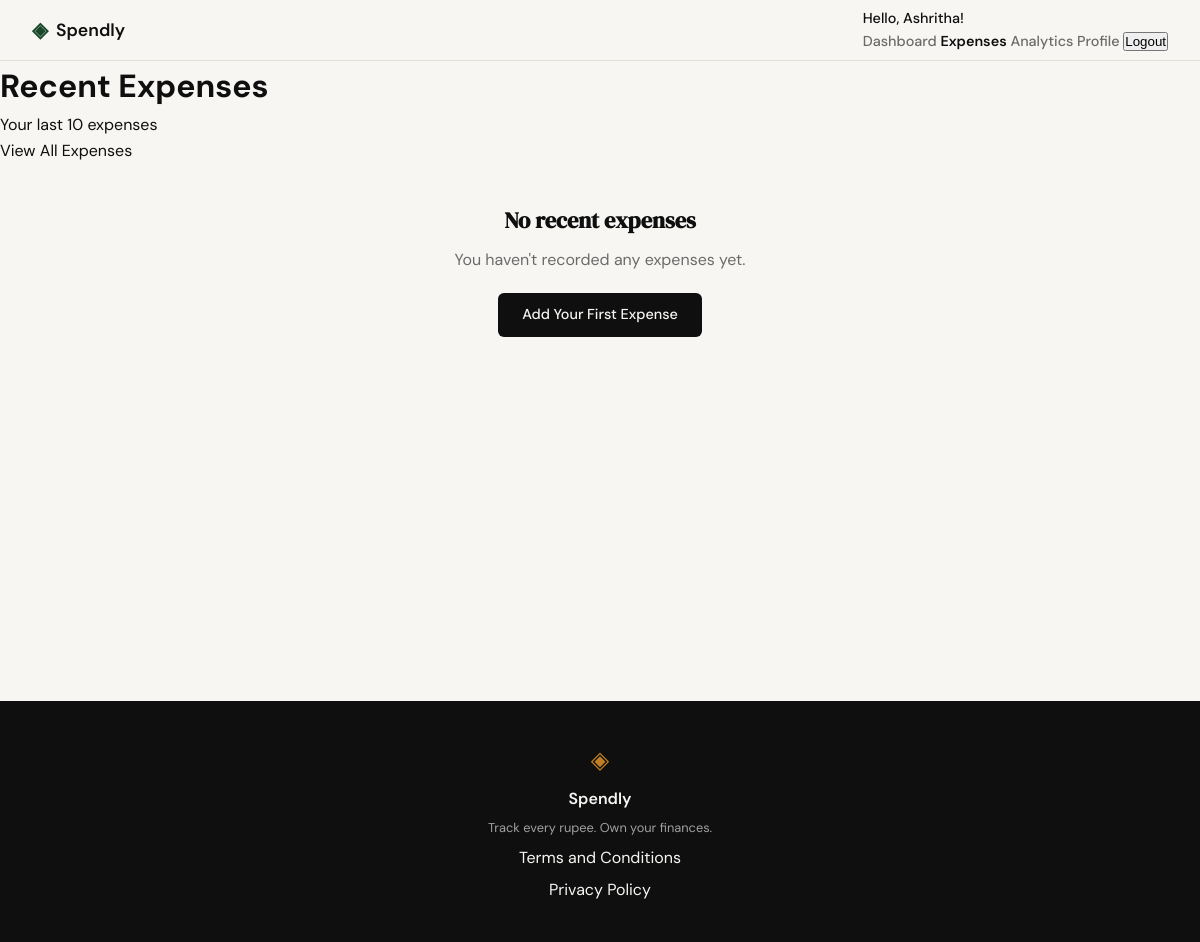
/expenses/recent (signed in), run on an earlier commit of the app's database.
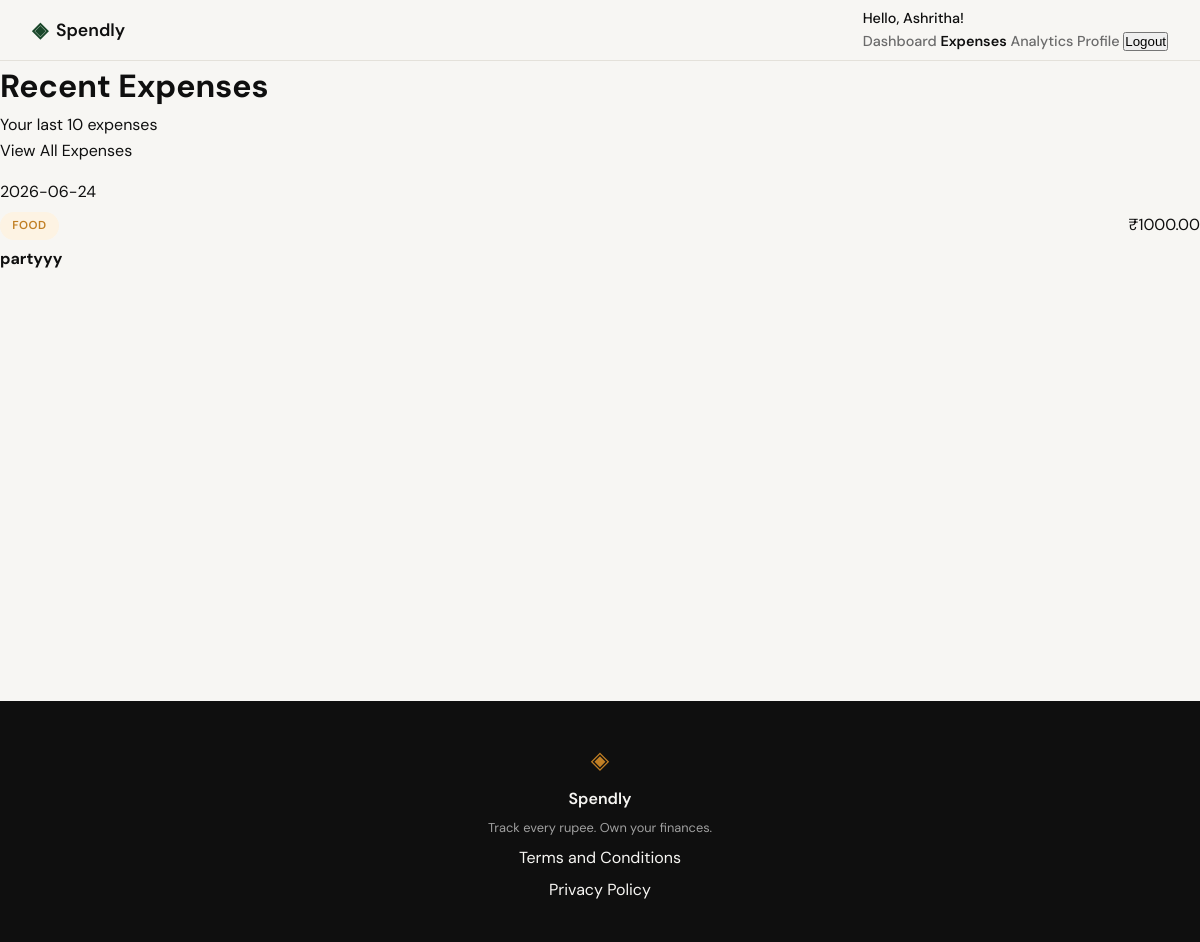
And on a later commit of the database.
### tables this page shows
CREATE TABLE expenses (
            id INTEGER PRIMARY KEY AUTOINCREMENT,
            user_id INTEGER NOT NULL,
            amount REAL NOT NULL,
            category TEXT NOT NULL,
            date TEXT NOT NULL,
            description TEXT,
            created_at TEXT DEFAULT CURRENT_TIMESTAMP,
            FOREIGN KEY (user_id) REFERENCES users (id)
        );

### app.py (the view)
@app.route("/expenses/recent")
@login_required
def expenses_recent():
    user_id = session.get('user_id')
    conn = get_db()
    try:
        cursor = conn.cursor()
        cursor.execute(
            """SELECT id, amount, category, date, description, created_at
               FROM expenses
               WHERE user_id = ?
               ORDER BY date DESC, created_at DESC
               LIMIT 10""",
            (user_id,)
        )
        expenses = cursor.fetchall()
        return render_template("expenses_recent.html", expenses=expenses)
    except Exception as e:
        return render_template("error.html", error="Unable to load recent expenses"), 500
    finally:
        conn.close()

### app.py (called while the page is built)
def login_required(f):
    @wraps(f)
    def decorated_function(*args, **kwargs):
        if 'user_id' not in session:
            return redirect(url_for('login'))
        return f(*args, **kwargs)
    return decorated_function

### database/db.py (called while the page is built)
def get_db():
    conn = sqlite3.connect('spendly.db')
    conn.row_factory = sqlite3.Row
    conn.execute('PRAGMA foreign_keys = ON')
    return conn

### templates/expenses_recent.html (shortened to what this page needs)
{% extends "base.html" %}
{% block content %}
<div class="recent-expenses-container">
    <div class="recent-expenses-header">
        <h1>Recent Expenses</h1>
        <p>Your last 10 expenses</p>
        <div class="recent-expenses-actions">
            <a href="{{ url_for('expenses') }}" class="btn btn-outline">View All Expenses</a>
        </div>
    </div>
    {% if expenses|length > 0 %}
    <div class="recent-expenses-list">
        {% for expense in expenses %}
        <div class="expense-item">
            <div class="expense-item-info">
                <div class="expense-item-date">{{ expense.date }}</div>
                <div class="expense-item-category">
                    <span class="category-tag category-{{ expense.category|lower|replace(' ', '-') }}">
                        {{ expense.category }}
                    </span>
                </div>
                <div class="expense-item-description">
                    <strong>{{ expense.description or 'No description' }}</strong>
                </div>
            </div>
            <div class="expense-item-amount">
                ₹{{ "%.2f"|format(expense.amount) }}
            </div>
        </div>
        {% endfor %}
    </div>
    {% else %}
    <div class="empty-state">
        <h2>No recent expenses</h2>
        <p>You haven't recorded any expenses yet.</p>
        <a href="{{ url_for('add_expense') }}" class="btn btn-primary">Add Your First Expense</a>
    </div>
    {% endif %}
</div>
{% endblock %}

What changed in the data, as far as the page shows it:
added expenses: date "2026-06-24", category "FOOD", description "partyyy", amount "1000.00"
Also different on the page:
text no longer shown: "No recent expenses You haven't recorded any expenses yet. Add Your First Expense"
